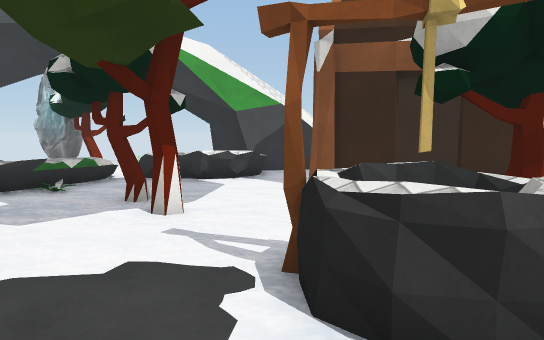
View 1 (above)

20 first-person views from a walk through a Unity game level. The camera is 1.5 m above the floor, tilts 6° down and sees 80° across. The floor is counted in squares, 1 m on a side. Each view is taken from the middle of a square. On the plan, view 1 faces up. The plan holds only what a view shows up to about 15 squares ahead; the rest is blank. The place goes on beyond the plan. Some surface patterns are stand-ins.

View 2
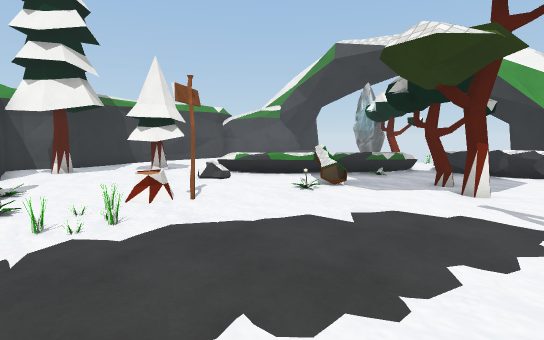

View 3
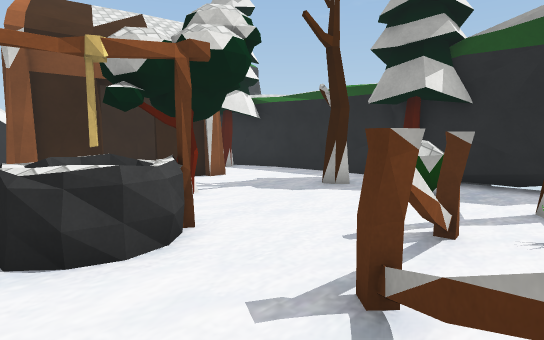

View 4
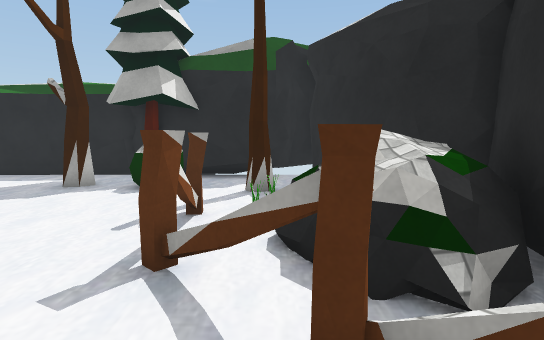

View 5
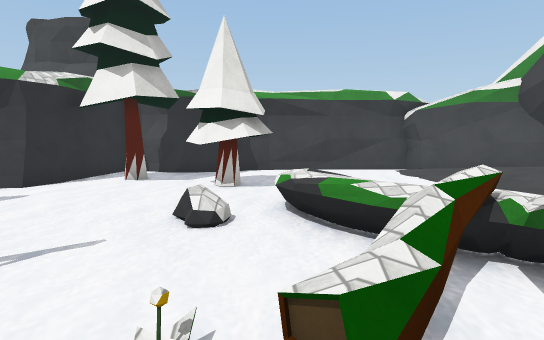

View 6
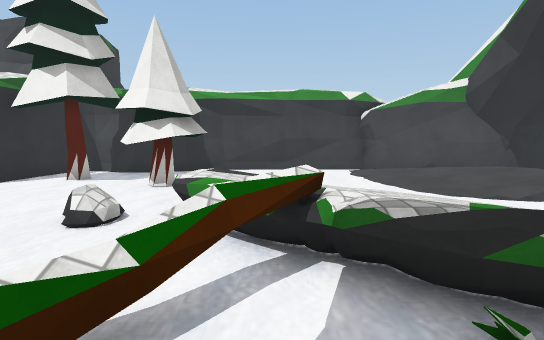

View 7
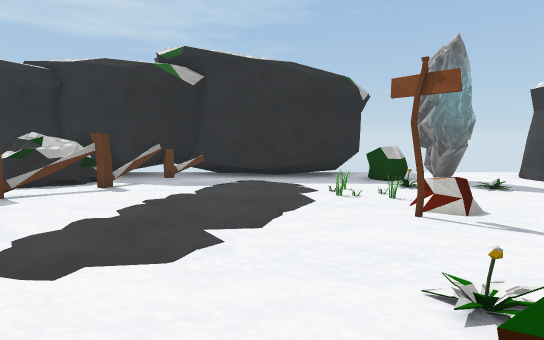

View 8
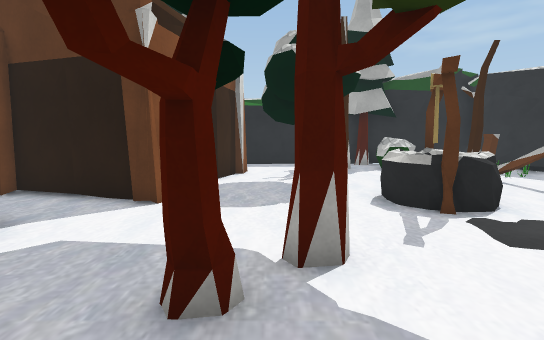

View 9
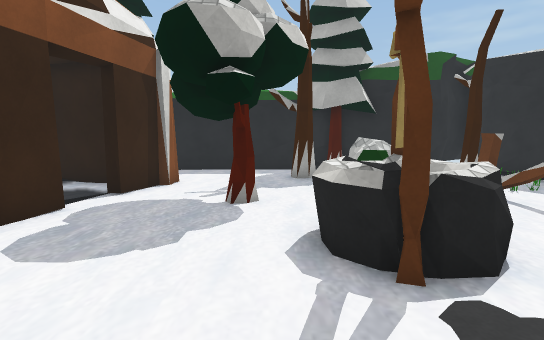

View 10
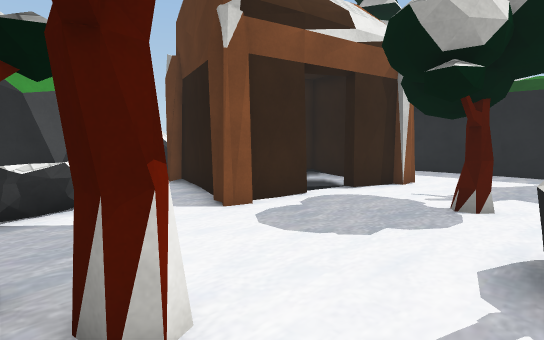

View 11
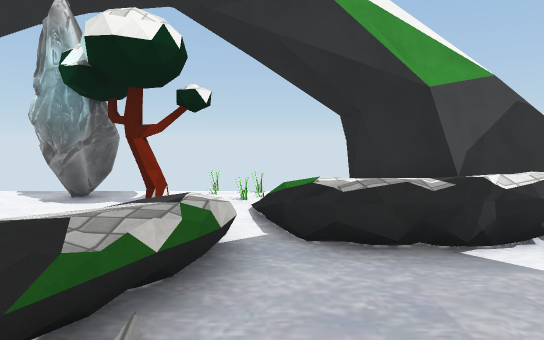

View 12
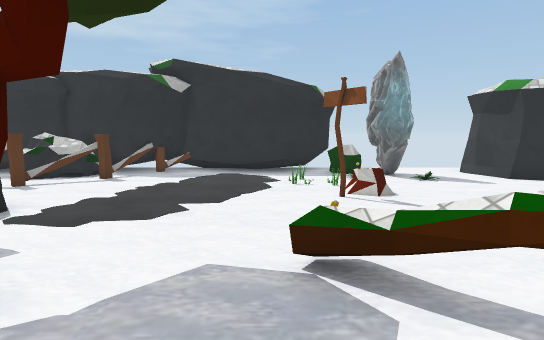

View 13
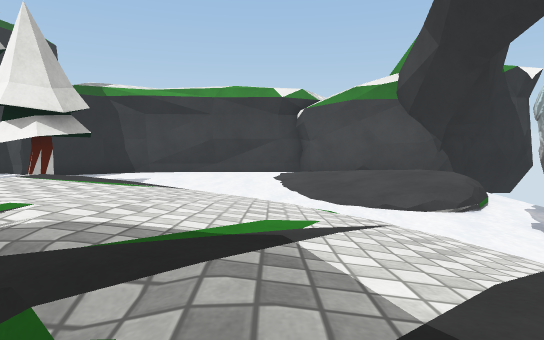

View 14
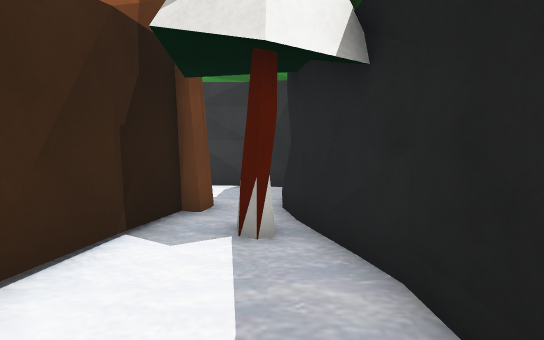

View 15
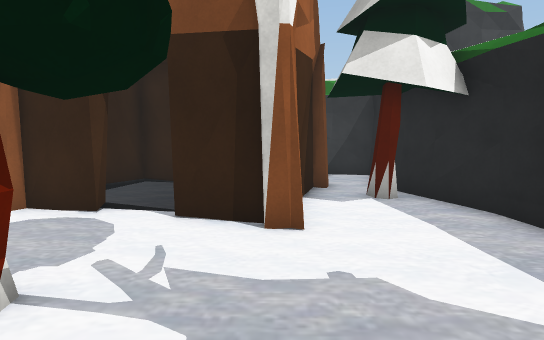

View 16
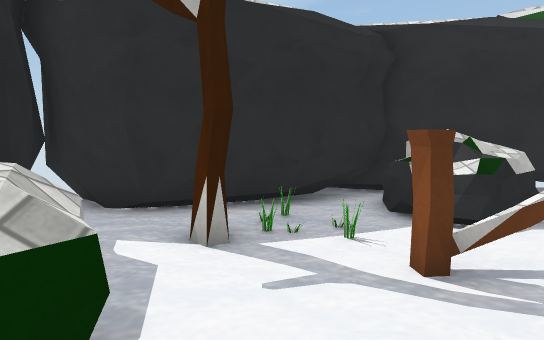

View 17
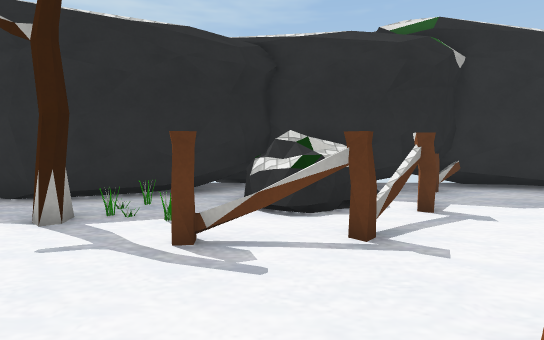

View 18
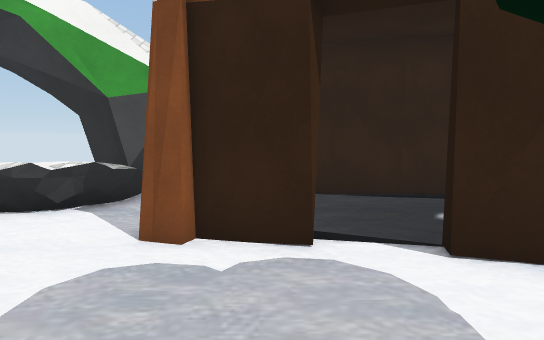

View 19
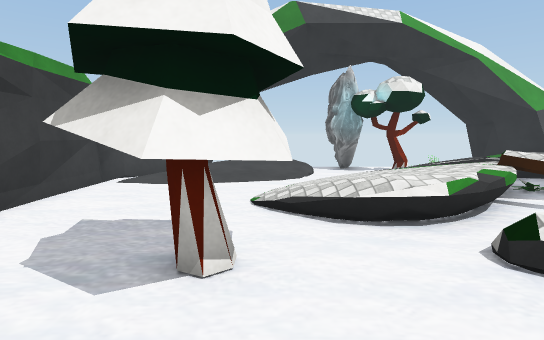

View 20
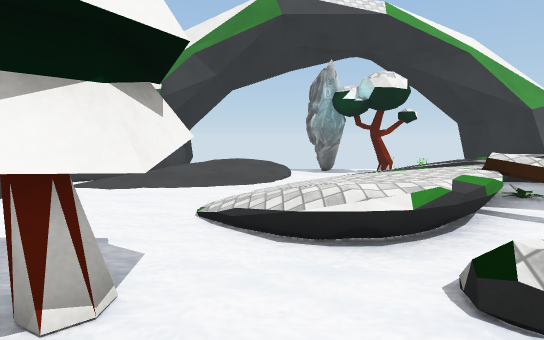

### Floor plan
Key: @ floor where view 1 was taken; # wall or solid block; x gap in a wall; . main floor; : floor 0.25 m higher than the main floor; + floor 0.5 m higher than the main floor; * floor 0.75 m higher than the main floor; / step, stairs or slope; = window, fence, low wall or low ledge; ^ raised ledge; v drop or lower ground; T tree; R rock; B building; P plant; S stump; I signpost; F fence; O other object.
Columns run from 19 left of view 1 to 12 right of it. Each row starts with its distance up from view 1.
 16    #            #
 15   ## ///....... #######    ####
 14   #//++/...TT./  /##.B#     .#
 13  ##/:///..// ./    /.#BB####B#
 12 ##/::///./////R   //.BB....#.##
 11 #.......//////.RRvR..#....B#.T#
 10 #......///////......B##B..#B..#
  9 #......///+**P........B..##...##
  8 #.....////**=..TT..............#
  7 #.....///**=x...T#.............#
  6 #.....///*/.==.........TT......#
  5 ##...T..==...P=................#
  4  #..TTT..R..........==......T..#
  3  #..TTT............=##........##
  2  ##..T..............==.....==.T
  1  ##........SI..............^^.#
  0  #..T......SS......@....F.....#
 -1  #...................FFFF..T..#
 -2  #####...P.O........FFRR...T..#
 -3      ##.............FRRR.....##
 -4      ##..#===......F#RRR.######
 -5      ##.... ##############    #
 -6       ....  #      #    #

Where each view was taken, in squares from view 1:
view 1: 0 up, 0 right, facing up
view 2: 3 down, 0 right, facing up-left
view 3: 2 down, 0 right, facing up-right
view 4: 2 down, 1 left, facing right
view 5: 5 up, 4 left, facing left
view 6: 7 up, 4 left, facing left
view 7: 7 up, 4 left, facing down
view 8: 7 up, 6 left, facing right
view 9: 5 up, 3 left, facing right
view 10: 4 up, 3 left, facing up-right
view 11: 7 up, 5 left, facing up
view 12: 9 up, 5 left, facing down
view 13: 10 up, 5 left, facing left
view 14: 6 up, 10 right, facing up
view 15: 3 up, 7 right, facing up
view 16: 3 up, 7 right, facing down
view 17: 4 up, 4 right, facing down
view 18: 5 up, 3 right, facing up
view 19: 0 up, 13 left, facing up
view 20: 1 up, 12 left, facing up
